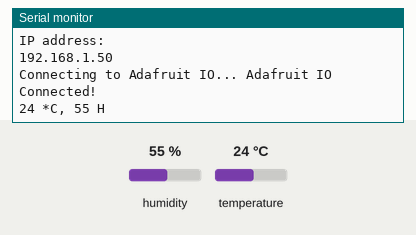
Simulated run of this sketch. Board: ESP32. Shown: the last lines printed to the serial monitor. The inputs (shaded band) are chosen by the test bench; at power-on: humidity 55 %, temperature 24 °C. WiFi joins after 1.5 s; servers stay silent unless stated; no MQTT or app messages arrive unless stated.

Above: at 2.7 s.
2.8 s: humidity set to 22 %
At 7.5 s:
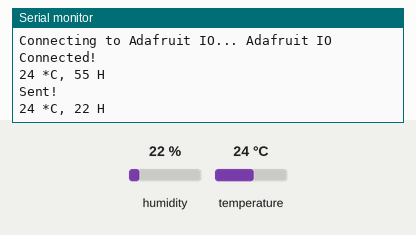
13.1 s: temperature set to 12 °C
At 18.0 s:
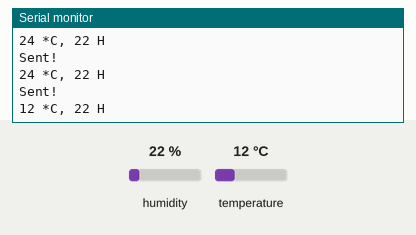
19.1 s: humidity set to 40 %
At 22.7 s:
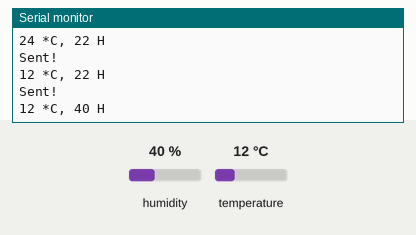
Timing chart, 0 to 24.2 s (numbered marks = the images above; inputs shaded):
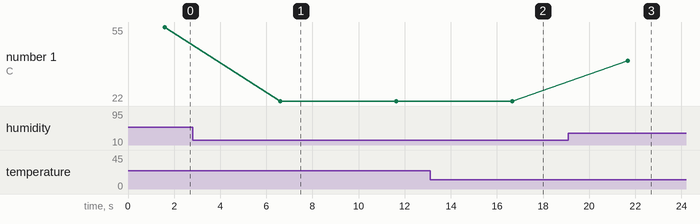

Measured:
- after the input at 2.8 s, the serial monitor: prints a new line after 3.8 s (image 1)
- after the input at 13.1 s, the serial monitor: prints a new line after 3.6 s (image 2)
- after the input at 19.1 s, the serial monitor: prints a new line after 2.6 s (image 3)
- plotted number 1: 55 → 22 after the input at 2.8 s, 22 → 40 after the input at 19.1 s

The sketch:

adafruit_mqtt-temp-humu_sensor.ino
```cpp
#include <SimpleDHT.h>
#include <WiFi.h>
#include "Adafruit_MQTT.h"
#include "Adafruit_MQTT_Client.h"
// WiFi parameters
#define WLAN_SSID       "****"
#define WLAN_PASS       "****"
// Adafruit IO
#define IO_SERVER      "io.adafruit.com"
#define IO_SERVERPORT  1883
#define IO_USERNAME    "tunahangezer"
#define IO_KEY         "****"
WiFiClient client;
// Setup the MQTT client class by passing in the WiFi client and MQTT server and login details.
Adafruit_MQTT_Client mqtt(&client, IO_SERVER, IO_SERVERPORT, IO_USERNAME, IO_KEY);
Adafruit_MQTT_Publish Temper = Adafruit_MQTT_Publish(&mqtt, IO_USERNAME "/feeds/Temper");
Adafruit_MQTT_Publish Humidity = Adafruit_MQTT_Publish(&mqtt, IO_USERNAME "/feeds/Humidity");

int pinDHT11 = 27;
SimpleDHT11 dht11(pinDHT11);
byte hum = 0;  //Stores humidity value
byte temp = 0; //Stores temperature value
void setup() {
  Serial.begin(115200);
  Serial.println(F("Adafruit IO Example"));
  // Connect to WiFi access point.
  Serial.println(); Serial.println();
  delay(10);
  Serial.print(F("Connecting to "));
  Serial.println(WLAN_SSID);
  WiFi.begin(WLAN_SSID, WLAN_PASS);
  while (WiFi.status() != WL_CONNECTED) {
    delay(500);
    Serial.print(F("."));
  }
  Serial.println();
  Serial.println(F("WiFi connected"));
  Serial.println(F("IP address: "));
  Serial.println(WiFi.localIP());

  // connect to adafruit io
  connect();

}

// connect to adafruit io via MQTT
void connect() {
  Serial.print(F("Connecting to Adafruit IO... "));
  int8_t ret;
  while ((ret = mqtt.connect()) != 0) {
    switch (ret) {
      case 1: Serial.println(F("Wrong protocol")); break;
      case 2: Serial.println(F("ID rejected")); break;
      case 3: Serial.println(F("Server unavail")); break;
      case 4: Serial.println(F("Bad user/pass")); break;
      case 5: Serial.println(F("Not authed")); break;
      case 6: Serial.println(F("Failed to subscribe")); break;
      default: Serial.println(F("Connection failed")); break;
    }

    if(ret >= 0)
      mqtt.disconnect();

    Serial.println(F("Retrying connection..."));
    delay(10000);
  }
  Serial.println(F("Adafruit IO Connected!"));
}

void loop() {
  // ping adafruit io a few times to make sure we remain connected
  if(! mqtt.ping(3)) {
    // reconnect to adafruit io
    if(! mqtt.connected())
      connect();
  }
  dht11.read(&temp, &hum, NULL);
  Serial.print((int)temp); Serial.print(" *C, ");
  Serial.print((int)hum); Serial.println(" H");
  delay(5000);

   if (! Temper.publish(temp)) {                     //Publish to Adafruit
      Serial.println(F("Failed"));
    }
       if (! Humidity.publish(hum)) {                     //Publish to Adafruit
      Serial.println(F("Failed"));
    }
    else {
      Serial.println(F("Sent!"));
    }
}
```
